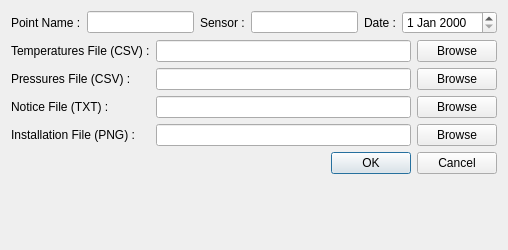
<?xml version="1.0" encoding="UTF-8"?>
<ui version="4.0">
 <class>dialogImportPoint</class>
 <widget class="QDialog" name="dialogImportPoint">
  <property name="geometry">
   <rect>
    <x>0</x>
    <y>0</y>
    <width>508</width>
    <height>250</height>
   </rect>
  </property>
  <property name="maximumSize">
   <size>
    <width>16777215</width>
    <height>300</height>
   </size>
  </property>
  <property name="windowTitle">
   <string>Import Point Dialog</string>
  </property>
  <layout class="QVBoxLayout" name="verticalLayout">
   <item>
    <layout class="QHBoxLayout" name="horizontalLayout">
     <item>
      <widget class="QLabel" name="label">
       <property name="text">
        <string>Point Name :</string>
       </property>
      </widget>
     </item>
     <item>
      <widget class="QLineEdit" name="lineEditPointName">
       <property name="minimumSize">
        <size>
         <width>87</width>
         <height>0</height>
        </size>
       </property>
      </widget>
     </item>
     <item>
      <widget class="QLabel" name="label_4">
       <property name="text">
        <string>Sensor :</string>
       </property>
      </widget>
     </item>
     <item>
      <widget class="QLineEdit" name="lineEditSensorName">
       <property name="minimumSize">
        <size>
         <width>87</width>
         <height>0</height>
        </size>
       </property>
       <property name="readOnly">
        <bool>true</bool>
       </property>
      </widget>
     </item>
     <item>
      <widget class="QLabel" name="label_3">
       <property name="text">
        <string>Date :</string>
       </property>
      </widget>
     </item>
     <item>
      <widget class="QDateEdit" name="dateEdit"/>
     </item>
    </layout>
   </item>
   <item>
    <layout class="QGridLayout" name="gridLayout">
     <item row="0" column="0">
      <widget class="QLabel" name="label_2">
       <property name="text">
        <string>Temperatures File (CSV) :</string>
       </property>
      </widget>
     </item>
     <item row="3" column="1">
      <widget class="QLineEdit" name="lineEditNewGeom_3"/>
     </item>
     <item row="0" column="1">
      <widget class="QLineEdit" name="lineEditPointDir"/>
     </item>
     <item row="1" column="2">
      <widget class="QPushButton" name="pushButton_2">
       <property name="text">
        <string>Browse</string>
       </property>
      </widget>
     </item>
     <item row="1" column="0">
      <widget class="QLabel" name="label_8">
       <property name="text">
        <string>Pressures File (CSV) :</string>
       </property>
      </widget>
     </item>
     <item row="1" column="1">
      <widget class="QLineEdit" name="lineEditGeomFile"/>
     </item>
     <item row="3" column="2">
      <widget class="QPushButton" name="pushButton_5">
       <property name="text">
        <string>Browse</string>
       </property>
      </widget>
     </item>
     <item row="2" column="1">
      <widget class="QLineEdit" name="lineEditNewGeom_2"/>
     </item>
     <item row="2" column="0">
      <widget class="QLabel" name="label_5">
       <property name="text">
        <string>Notice File (TXT) :</string>
       </property>
      </widget>
     </item>
     <item row="3" column="0">
      <widget class="QLabel" name="label_6">
       <property name="text">
        <string>Installation File (PNG) :</string>
       </property>
      </widget>
     </item>
     <item row="2" column="2">
      <widget class="QPushButton" name="pushButton_4">
       <property name="text">
        <string>Browse</string>
       </property>
      </widget>
     </item>
     <item row="0" column="2">
      <widget class="QPushButton" name="pushButton">
       <property name="text">
        <string>Browse</string>
       </property>
      </widget>
     </item>
    </layout>
   </item>
   <item>
    <layout class="QHBoxLayout" name="horizontalLayout_3">
     <item>
      <spacer name="horizontalSpacer">
       <property name="orientation">
        <enum>Qt::Horizontal</enum>
       </property>
       <property name="sizeHint" stdset="0">
        <size>
         <width>40</width>
         <height>20</height>
        </size>
       </property>
      </spacer>
     </item>
     <item>
      <widget class="QDialogButtonBox" name="buttonBox">
       <property name="orientation">
        <enum>Qt::Horizontal</enum>
       </property>
       <property name="standardButtons">
        <set>QDialogButtonBox::Cancel|QDialogButtonBox::Ok</set>
       </property>
      </widget>
     </item>
    </layout>
   </item>
   <item>
    <spacer name="verticalSpacer">
     <property name="orientation">
      <enum>Qt::Vertical</enum>
     </property>
     <property name="sizeHint" stdset="0">
      <size>
       <width>20</width>
       <height>40</height>
      </size>
     </property>
    </spacer>
   </item>
  </layout>
 </widget>
 <resources/>
 <connections>
  <connection>
   <sender>buttonBox</sender>
   <signal>accepted()</signal>
   <receiver>dialogImportPoint</receiver>
   <slot>accept()</slot>
   <hints>
    <hint type="sourcelabel">
     <x>248</x>
     <y>254</y>
    </hint>
    <hint type="destinationlabel">
     <x>157</x>
     <y>274</y>
    </hint>
   </hints>
  </connection>
  <connection>
   <sender>buttonBox</sender>
   <signal>rejected()</signal>
   <receiver>dialogImportPoint</receiver>
   <slot>reject()</slot>
   <hints>
    <hint type="sourcelabel">
     <x>316</x>
     <y>260</y>
    </hint>
    <hint type="destinationlabel">
     <x>286</x>
     <y>274</y>
    </hint>
   </hints>
  </connection>
 </connections>
</ui>
